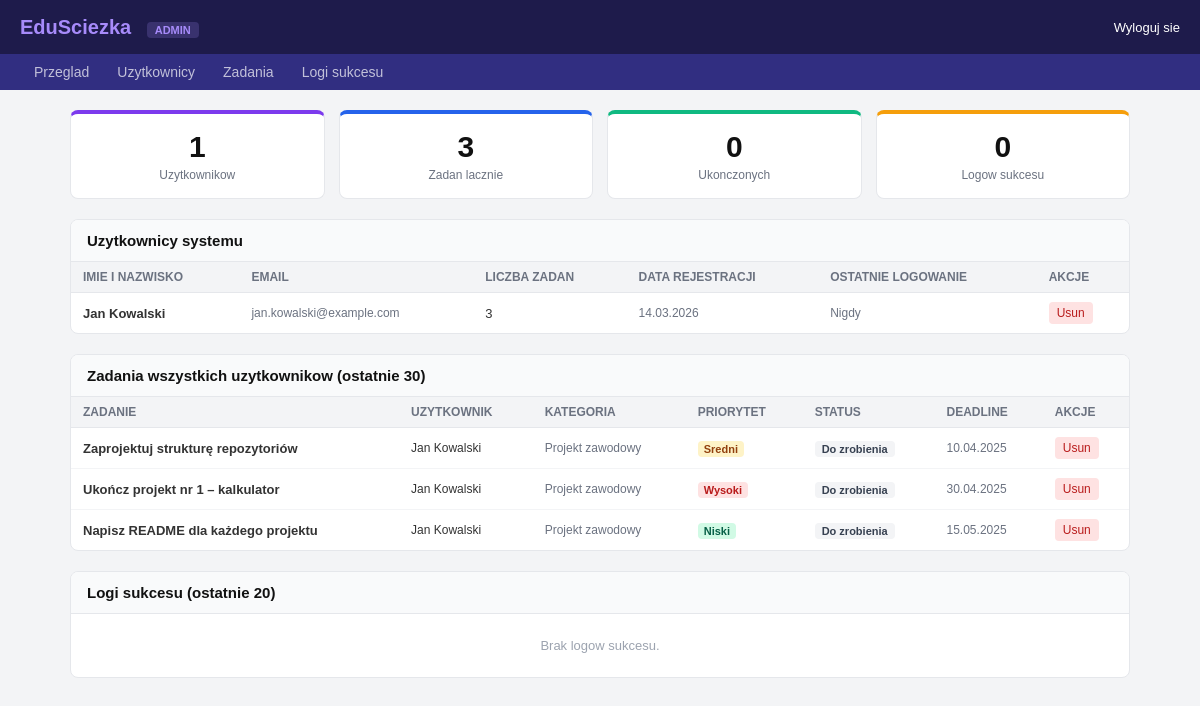
Page /public/template/admin.php (signed in) on the committed database.
### tables this page shows
CREATE TABLE `uzytkownicy` (
  `id` int(10) UNSIGNED NOT NULL,
  `imie` varchar(60) NOT NULL,
  `nazwisko` varchar(80) NOT NULL,
  `email` varchar(120) NOT NULL,
  `haslo_hash` varchar(255) NOT NULL,
  `avatar_url` varchar(255) DEFAULT NULL,
  `data_rejestracji` datetime NOT NULL DEFAULT current_timestamp(),
  `ostatnie_logowanie` datetime DEFAULT NULL,
  `aktywny` tinyint(1) NOT NULL DEFAULT 1
);

CREATE TABLE `zadania` (
  `id` int(10) UNSIGNED NOT NULL,
  `uzytkownik_id` int(10) UNSIGNED NOT NULL,
  `projekt_id` int(10) UNSIGNED DEFAULT NULL,
  `kategoria_id` int(10) UNSIGNED DEFAULT NULL,
  `tytul` varchar(200) NOT NULL,
  `opis` text DEFAULT NULL,
  `data_start` date DEFAULT NULL,
  `deadline` datetime NOT NULL,
  `czas_szacowany` smallint(5) UNSIGNED DEFAULT NULL,
  `priorytet` enum('niski','sredni','wysoki','krytyczny') NOT NULL DEFAULT 'sredni',
  `status` enum('do_zrobienia','w_toku','zakończone','anulowane') NOT NULL DEFAULT 'do_zrobienia',
  `ukonczone_o` datetime DEFAULT NULL,
  `powtarzalne` tinyint(1) NOT NULL DEFAULT 0,
  `regula_powtorzen` varchar(100) DEFAULT NULL,
  `utworzony_o` datetime NOT NULL DEFAULT current_timestamp()
);

CREATE TABLE `kategorie` (
  `id` int(10) UNSIGNED NOT NULL,
  `uzytkownik_id` int(10) UNSIGNED DEFAULT NULL,
  `nazwa` varchar(80) NOT NULL,
  `kolor_hex` char(7) NOT NULL DEFAULT '#3B82F6',
  `ikona` varchar(50) DEFAULT NULL
);

### public/template/admin.php (the view, shortened to what this page needs)
<?php
require_once "polaczenie.php";
$wynik_uzyt = mysqli_query($polaczenie,
    "SELECT u.*, COUNT(z.id) AS liczba_zadan
     FROM uzytkownicy u
     LEFT JOIN zadania z ON u.id = z.uzytkownik_id
     GROUP BY u.id
     ORDER BY u.data_rejestracji DESC"
);
$wynik_zadania = mysqli_query($polaczenie,
    "SELECT z.*, u.imie, u.nazwisko, k.nazwa AS kat_nazwa
     FROM zadania z
     JOIN uzytkownicy u ON z.uzytkownik_id = u.id
     LEFT JOIN kategorie k ON z.kategoria_id = k.id
     ORDER BY z.deadline ASC
     LIMIT 30"
);
$wynik_logi = mysqli_query($polaczenie,
    "SELECT l.*, u.imie, u.nazwisko
     FROM logi_sukcesow l
     JOIN uzytkownicy u ON l.uzytkownik_id = u.id
     ORDER BY l.data_osiagniecia DESC
     LIMIT 20"
);
$r = mysqli_fetch_row(mysqli_query($polaczenie, "SELECT COUNT(*) FROM uzytkownicy"));
$stat_uzyt = $r[0];
$r = mysqli_fetch_row(mysqli_query($polaczenie, "SELECT COUNT(*) FROM zadania"));
$stat_zad = $r[0];
$r = mysqli_fetch_row(mysqli_query($polaczenie, "SELECT COUNT(*) FROM zadania WHERE status = 'zakonczone'"));
$stat_done = $r[0];
$r = mysqli_fetch_row(mysqli_query($polaczenie, "SELECT COUNT(*) FROM logi_sukcesow"));
$stat_logi = $r[0];
?>
<!DOCTYPE html>
<html lang="pl">
<head>
<link rel="stylesheet" href="../style/admin-style.css">
</head>
<body>
<div class="pasek">
    <div class="logo">EduSciezka <span class="badge-admin">ADMIN</span></div>
    <div><a href="admin_login.php?wyloguj=1">Wyloguj sie</a></div>
</div>
<div class="menu">
    <a href="admin.php">Przeglad</a>
    <a href="admin.php#uzytkownicy">Uzytkownicy</a>
    <a href="admin.php#zadania">Zadania</a>
    <a href="admin.php#logi">Logi sukcesu</a>
</div>
<div class="tresc">
    <div class="statystyki">
        <div class="karta-stat">
            <div class="liczba"><?php echo $stat_uzyt; ?></div>
            <div class="etykieta">Uzytkownikow</div>
        </div>
        <div class="karta-stat n2">
            <div class="liczba"><?php echo $stat_zad; ?></div>
            <div class="etykieta">Zadan lacznie</div>
        </div>
        <div class="karta-stat n3">
            <div class="liczba"><?php echo $stat_done; ?></div>
            <div class="etykieta">Ukonczonych</div>
        </div>
        <div class="karta-stat n4">
            <div class="liczba"><?php echo $stat_logi; ?></div>
            <div class="etykieta">Logow sukcesu</div>
        </div>
    </div>
    <div class="sekcja" id="uzytkownicy">
        <div class="sekcja-naglowek"><h2>Uzytkownicy systemu</h2></div>
        <?php if (mysqli_num_rows($wynik_uzyt) == 0): ?>
            <div class="pusta">Brak uzytkownikow.</div>
        <?php else: ?>
        <table>
            <tr>
                <th>Imie i nazwisko</th>
                <th>Email</th>
                <th>Liczba zadan</th>
                <th>Data rejestracji</th>
                <th>Ostatnie logowanie</th>
                <th>Akcje</th>
            </tr>
            <?php while ($u = mysqli_fetch_assoc($wynik_uzyt)): ?>
            <tr>
                <td><strong><?php echo htmlspecialchars($u['imie'] . ' ' . $u['nazwisko']); ?></strong></td>
                <td style="color:#6b7280;font-size:12px"><?php echo htmlspecialchars($u['email']); ?></td>
                <td><?php echo $u['liczba_zadan']; ?></td>
                <td style="font-size:12px;color:#6b7280"><?php echo date('d.m.Y', strtotime($u['data_rejestracji'])); ?></td>
                <td style="font-size:12px;color:#6b7280">
                    <?php echo $u['ostatnie_logowanie'] ? date('d.m.Y H:i', strtotime($u['ostatnie_logowanie'])) : 'Nigdy'; ?>
                </td>
                <td>
                    <a href="admin.php?usun_uzyt=<?php echo $u['id']; ?>" class="akcja akcja-usun"
                       onclick="return confirm('Usunac uzytkownika i wszystkie jego dane?')">Usun</a>
                </td>
            </tr>
            <?php endwhile; ?>
        </table>
        <?php endif; ?>
    </div>
    <div class="sekcja" id="zadania">
        <div class="sekcja-naglowek"><h2>Zadania wszystkich uzytkownikow (ostatnie 30)</h2></div>
        <?php if (mysqli_num_rows($wynik_zadania) == 0): ?>
            <div class="pusta">Brak zadan.</div>
        <?php else: ?>
        <table>
            <tr>
                <th>Zadanie</th>
                <th>Uzytkownik</th>
                <th>Kategoria</th>
                <th>Priorytet</th>
                <th>Status</th>
                <th>Deadline</th>
                <th>Akcje</th>
            </tr>
            <?php while ($z = mysqli_fetch_assoc($wynik_zadania)): ?>
            <tr>
                <td><strong><?php echo htmlspecialchars($z['tytul']); ?></strong></td>
                <td style="font-size:12px"><?php echo htmlspecialchars($z['imie'] . ' ' . $z['nazwisko']); ?></td>
                <td style="font-size:12px;color:#6b7280"><?php echo $z['kat_nazwa'] ? htmlspecialchars($z['kat_nazwa']) : '—'; ?></td>
                <td><span class="priorytet priorytet-<?php echo $z['priorytet']; ?>"><?php echo ucfirst($z['priorytet']); ?></span></td>
                <td>
                    <span class="status status-<?php echo $z['status']; ?>">
                        <?php
                        $s = array('do_zrobienia' => 'Do zrobienia', 'w_toku' => 'W toku', 'zakonczone' => 'Ukonczone');
                        echo isset($s[$z['status']]) ? $s[$z['status']] : $z['status'];
                        ?>
                    </span>
                </td>
                <td style="font-size:12px;color:#6b7280"><?php echo date('d.m.Y', strtotime($z['deadline'])); ?></td>
                <td>
                    <a href="admin.php?usun_zad=<?php echo $z['id']; ?>" class="akcja akcja-usun"
                       onclick="return confirm('Usunac to zadanie?')">Usun</a>
                </td>
            </tr>
            <?php endwhile; ?>
        </table>
        <?php endif; ?>
    </div>
    <div class="sekcja" id="logi">
        <div class="sekcja-naglowek"><h2>Logi sukcesu (ostatnie 20)</h2></div>
        <?php if (mysqli_num_rows($wynik_logi) == 0): ?>
            <div class="pusta">Brak logow sukcesu.</div>
        <?php endif; ?>
    </div>
</div>
</body>
</html>

### public/style/admin-style.css (style rules this page uses)
* { box-sizing: border-box; margin: 0; padding: 0; }
body { font-family: Arial, sans-serif; background: #f3f4f6; color: #333; }
.pasek { background: #1e1b4b; color: #fff; padding: 0 20px; height: 54px; display: flex; align-items: center; justify-content: space-between; }
.pasek .logo { font-size: 20px; font-weight: bold; color: #a78bfa; }
.pasek a { color: #fff; text-decoration: none; margin-left: 16px; font-size: 13px; }
.badge-admin { background: rgba(167,139,250,0.2); color: #a78bfa; font-size: 11px; font-weight: bold; padding: 2px 8px; border-radius: 4px; margin-left: 10px; }
.menu { background: #312e81; display: flex; padding: 0 20px; }
.menu a { color: rgba(255,255,255,0.7); text-decoration: none; padding: 10px 14px; font-size: 14px; }
.tresc { padding: 20px; max-width: 1100px; margin: 0 auto; }
.statystyki { display: flex; gap: 14px; margin-bottom: 20px; flex-wrap: wrap; }
.karta-stat { background: #fff; border: 1px solid #e5e7eb; border-radius: 8px; padding: 16px 20px; flex: 1; min-width: 140px; text-align: center; border-top: 4px solid #7c3aed; }
.karta-stat .liczba { font-size: 30px; font-weight: bold; color: #111; }
.karta-stat .etykieta { font-size: 12px; color: #6b7280; margin-top: 4px; }
.karta-stat.n2 { border-top-color: #2563eb; }
.karta-stat.n3 { border-top-color: #10b981; }
.karta-stat.n4 { border-top-color: #f59e0b; }
.sekcja { background: #fff; border: 1px solid #e5e7eb; border-radius: 8px; margin-bottom: 20px; overflow: hidden; }
.sekcja-naglowek { background: #f9fafb; border-bottom: 1px solid #e5e7eb; padding: 12px 16px; }
.sekcja-naglowek h2 { font-size: 15px; color: #111; }
table { width: 100%; border-collapse: collapse; font-size: 13px; }
th { background: #f3f4f6; text-align: left; padding: 8px 12px; font-size: 12px; color: #6b7280; text-transform: uppercase; border-bottom: 1px solid #e5e7eb; }
td { padding: 9px 12px; border-bottom: 1px solid #f3f4f6; vertical-align: middle; }
tr:last-child td { border-bottom: none; }
a.akcja { font-size: 12px; padding: 4px 8px; border-radius: 4px; text-decoration: none; display: inline-block; }
a.akcja-usun { background: #fee2e2; color: #b91c1c; }
.status { font-size: 11px; padding: 2px 7px; border-radius: 4px; font-weight: bold; }
.status-do_zrobienia { background: #f3f4f6; color: #374151; }
.priorytet { font-size: 11px; font-weight: bold; padding: 2px 6px; border-radius: 4px; }
.priorytet-niski { background: #d1fae5; color: #065f46; }
.priorytet-sredni { background: #fef3c7; color: #92400e; }
.priorytet-wysoki { background: #fee2e2; color: #b91c1c; }
.pusta { text-align: center; padding: 24px; color: #9ca3af; font-size: 13px; }

### rows in the picture
uzytkownicy: imie+nazwisko "Jan Kowalski", email "jan.kowalski@example.com", liczba_zadan "3", data_rejestracji "14.03.2026", shows "Nigdy"
zadania: tytul "Zaprojektuj strukturę repozytoriów", uzytkownik.nazwisko "Jan Kowalski", kategoria.nazwa "Projekt zawodowy", priorytet "Sredni", status "Do zrobienia", deadline "10.04.2025"
zadania: tytul "Ukończ projekt nr 1 – kalkulator", uzytkownik.nazwisko "Jan Kowalski", kategoria.nazwa "Projekt zawodowy", priorytet "Wysoki", status "Do zrobienia", deadline "30.04.2025"
zadania: tytul "Napisz README dla każdego projektu", uzytkownik.nazwisko "Jan Kowalski", kategoria.nazwa "Projekt zawodowy", priorytet "Niski", status "Do zrobienia", deadline "15.05.2025"

### other values in the picture
$stat_uzyt "1"
$stat_zad "3"
$stat_done "0"
$stat_logi "0"
